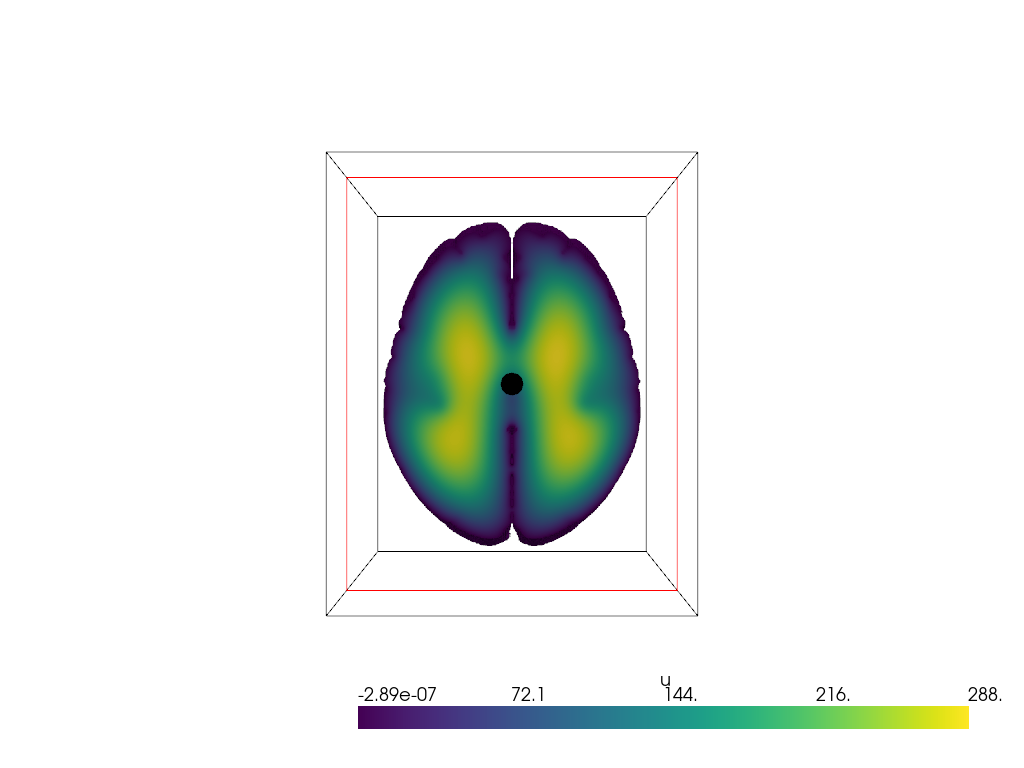

The Python source for this figure:
from mpi4py import MPI
import numpy as np
import ufl
import dolfinx
from dolfinx.fem.petsc import LinearProblem
import pyvista

with dolfinx.io.XDMFFile(MPI.COMM_WORLD, "brain_smooth.xdmf", "r") as xdmf:
    mesh = xdmf.read_mesh(name="Mesh")
    # ct = xdmf.read_meshtags(mesh, name="Mesh", attribute_name="Cell markers")

V = dolfinx.fem.functionspace(mesh, ("Lagrange", 1))
tdim = mesh.topology.dim
fdim = tdim - 1
mesh.topology.create_connectivity(fdim, tdim)

boundary_facets = dolfinx.mesh.exterior_facet_indices(mesh.topology)
# boundary_facets = dolfinx.mesh.locate_entities_boundary(mesh, 2, lambda x: x[2] < 70)

ft = dolfinx.mesh.meshtags(
    mesh, fdim, boundary_facets, np.full(len(boundary_facets), 1, dtype=np.int32)
)
with dolfinx.io.XDMFFile(MPI.COMM_WORLD, "brain_boundaries.xdmf", "w") as xdmf:
    xdmf.write_mesh(mesh)
    xdmf.write_meshtags(ft, mesh.geometry)

boundary_dofs = dolfinx.fem.locate_dofs_topological(V, fdim, boundary_facets)
bc = dolfinx.fem.dirichletbc(np.array((0.0), dtype=np.float64), boundary_dofs, V=V)

f = dolfinx.fem.Constant(mesh, 1.0)


u = ufl.TrialFunction(V)
v = ufl.TestFunction(V)
a = ufl.dot(ufl.grad(u), ufl.grad(v)) * ufl.dx
L = f * v * ufl.dx

petsc_options = {
    "ksp_type": "cg",
    "ksp_rtol": 1e-08,
    "ksp_atol": 1e-10,
    "ksp_max_it": 10000,
    "pc_type": "gamg",
    "ksp_monitor": None,
}

print("Assembling system...")
problem = LinearProblem(
    a,
    L,
    bcs=[bc],
    petsc_options=petsc_options,
    petsc_options_prefix="Poisson",
)
print("Solving system...")
uh = problem.solve()

print("Saving solution to file...")
with dolfinx.io.VTXWriter(mesh.comm, "poisson.bp", [uh], engine="BP4") as vtx:
    vtx.write(0.0)


u_topology, u_cell_types, u_geometry = dolfinx.plot.vtk_mesh(V)
u_grid = pyvista.UnstructuredGrid(u_topology, u_cell_types, u_geometry)
u_grid.point_data["u"] = uh.x.array.real
u_grid.set_active_scalars("u")
u_plotter = pyvista.Plotter(off_screen=True)
u_plotter.add_mesh_clip_plane(u_grid, origin=(96.5, 116.5, 171.5), normal="-z")
u_plotter.view_xy()
u_plotter.screenshot("poisson_brain.png")
